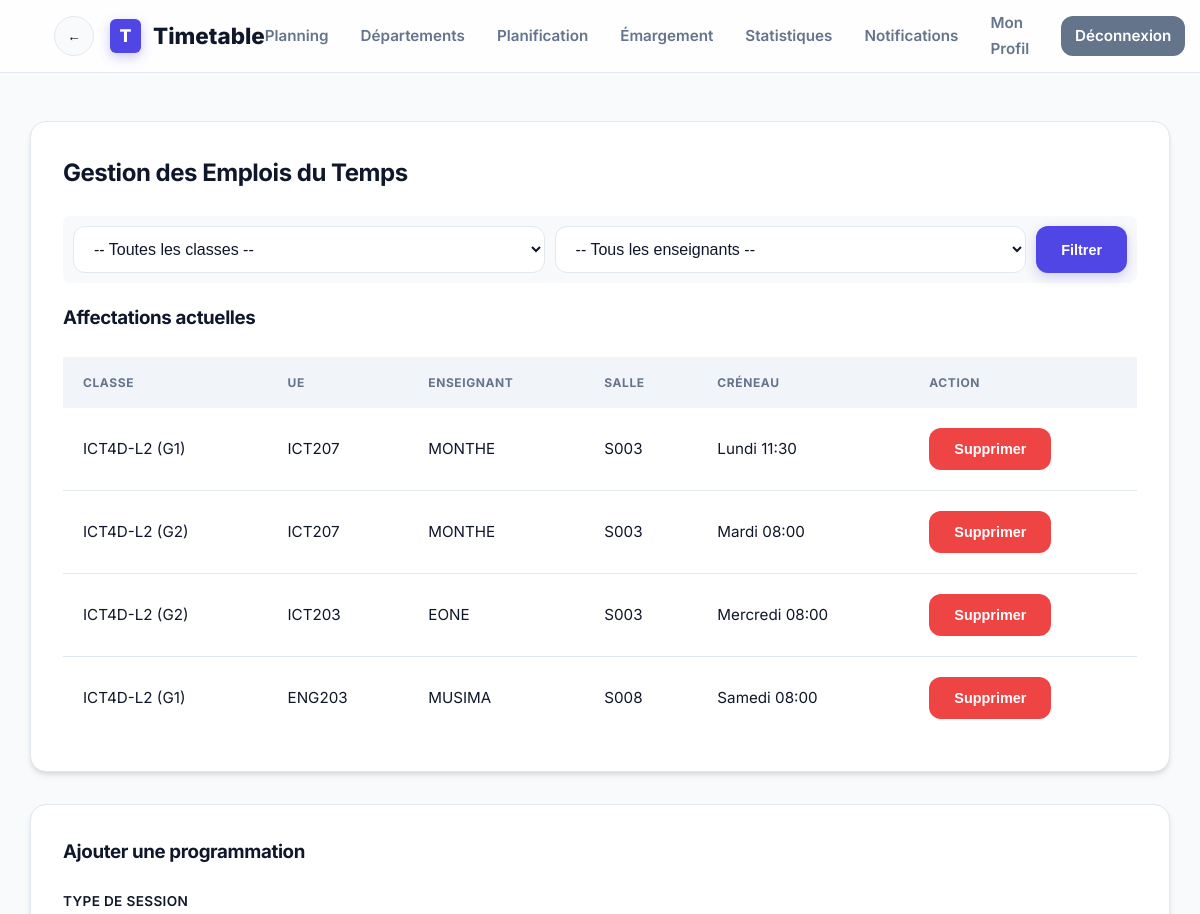
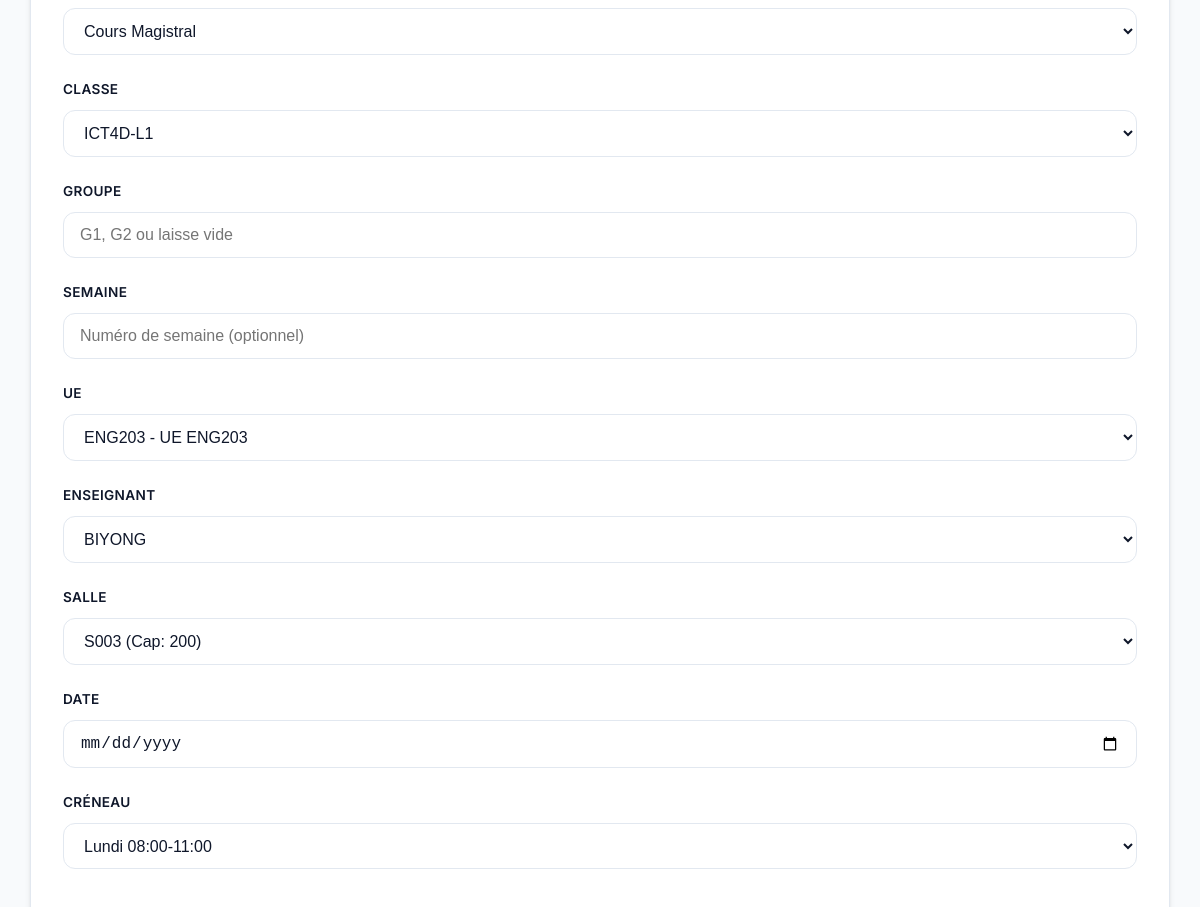
Page /timetable_app/modules/scheduling/manage.php (signed in, upper part) on the earlier database version (2 pictures, top to bottom).
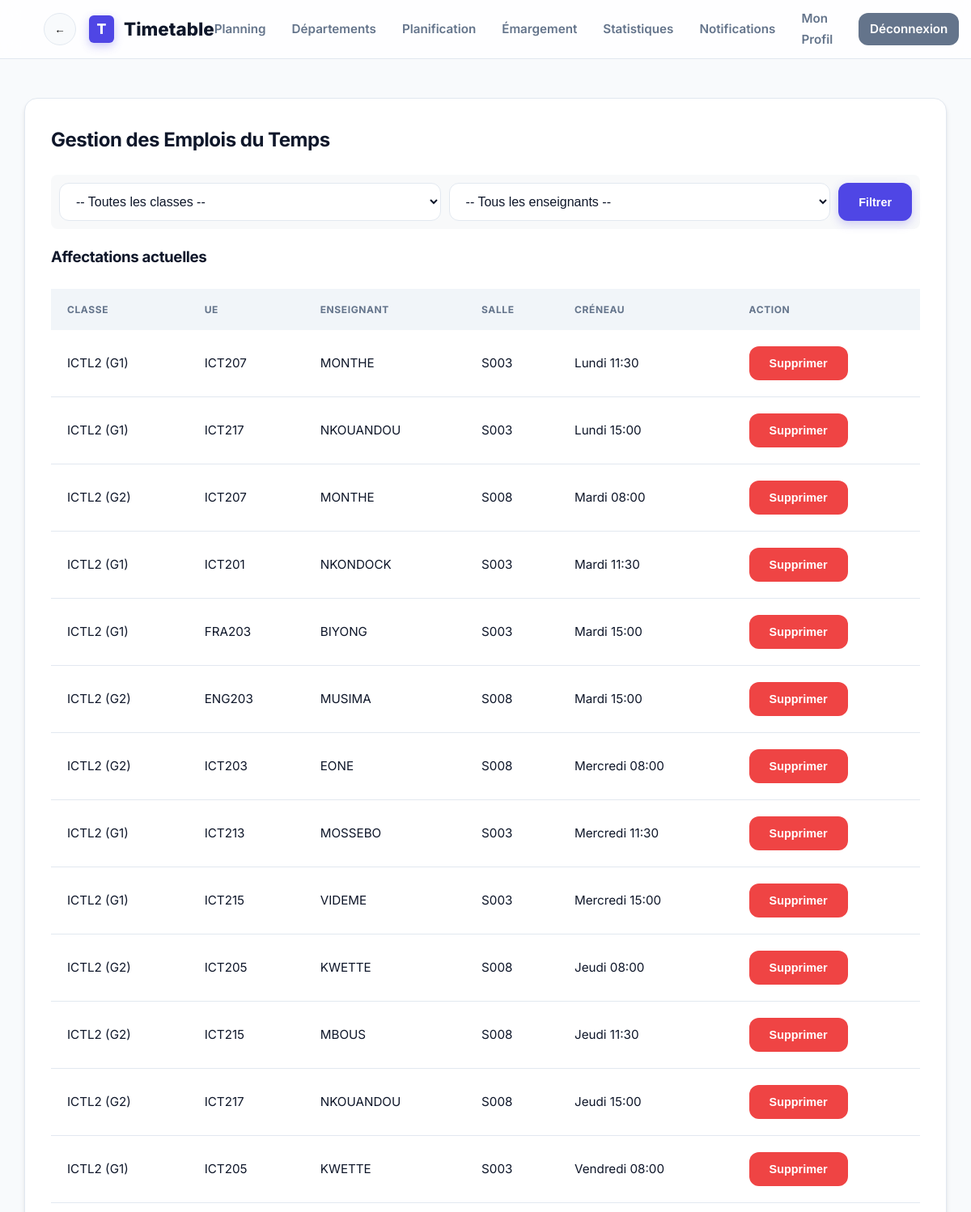
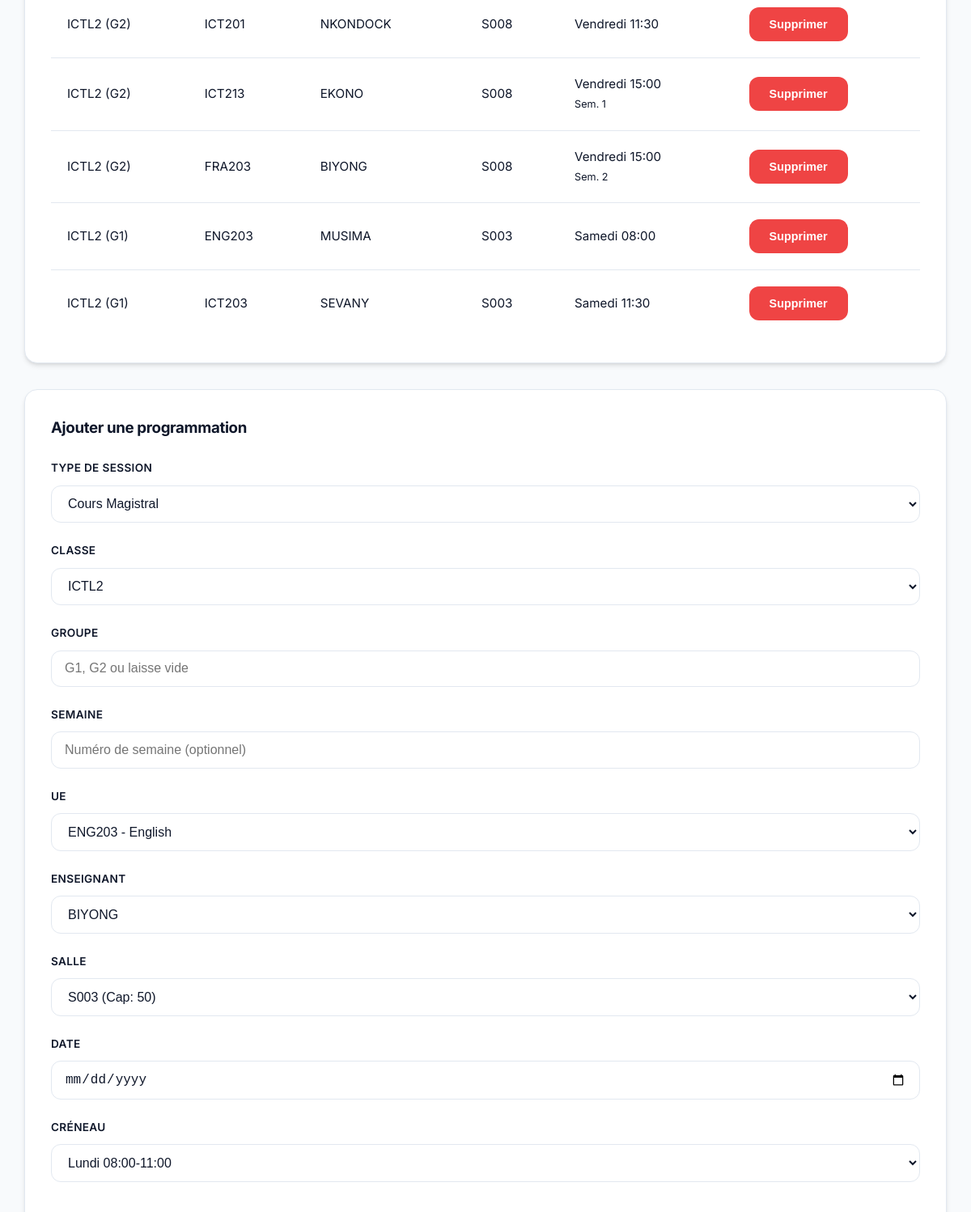
Same page on the later database version (2 pictures, top to bottom).
### tables this page shows
CREATE TABLE timetable (
    id INT PRIMARY KEY AUTO_INCREMENT,
    class_id INT,
    course_id INT,
    teacher_id INT,
    room_id INT,
    slot_id INT,
    semester_id INT,
    week_number INT,
    date_passage DATE,
    group_name VARCHAR(10),
    type VARCHAR(20) DEFAULT 'CM',
    FOREIGN KEY(class_id) REFERENCES classes(id),
    FOREIGN KEY(course_id) REFERENCES courses(id),
    FOREIGN KEY(teacher_id) REFERENCES teachers(id),
    FOREIGN KEY(room_id) REFERENCES rooms(id),
    FOREIGN KEY(slot_id) REFERENCES slots(id),
    FOREIGN KEY(semester_id) REFERENCES semesters(id)
);

CREATE TABLE classes (
    id INT PRIMARY KEY AUTO_INCREMENT,
    program_id INT,
    name VARCHAR(50) NOT NULL,
    size INT,
    semester_id INT,
    FOREIGN KEY(program_id) REFERENCES programs(id),
    FOREIGN KEY(semester_id) REFERENCES semesters(id)
);

CREATE TABLE courses (
    id INT PRIMARY KEY AUTO_INCREMENT,
    code VARCHAR(20) NOT NULL,
    title VARCHAR(200) NOT NULL,
    program_id INT,
    FOREIGN KEY(program_id) REFERENCES programs(id)
);

CREATE TABLE teachers (
    id INT PRIMARY KEY AUTO_INCREMENT,
    user_id INT,
    name VARCHAR(100) NOT NULL,
    email VARCHAR(100),
    department_id INT,
    FOREIGN KEY(user_id) REFERENCES users(id),
    FOREIGN KEY(department_id) REFERENCES departments(id)
);

CREATE TABLE rooms (
    id INT PRIMARY KEY AUTO_INCREMENT,
    name VARCHAR(50) NOT NULL,
    capacity INT NOT NULL,
    is_predefined TINYINT(1) DEFAULT 1
);

CREATE TABLE slots (
    id INT PRIMARY KEY AUTO_INCREMENT,
    day VARCHAR(20) NOT NULL,
    start_time VARCHAR(10) NOT NULL,
    end_time VARCHAR(10) NOT NULL
);

### timetable_app/modules/scheduling/manage.php (the view, shortened to what the changed rows need)
<?php
require_once __DIR__ . '/../../includes/config.php';
$role = $_SESSION['role'];
$current_teacher_id = null;
$highlight_ids = isset($_GET['highlight']) ? explode(',', $_GET['highlight']) : [];
$sql = "SELECT t.*, c.name as class_name, co.code as course_code, te.name as teacher_name, r.name as room_name, s.day, s.start_time, s.end_time
        FROM timetable t
        JOIN classes c ON t.class_id = c.id
        JOIN courses co ON t.course_id = co.id
        JOIN teachers te ON t.teacher_id = te.id
        JOIN rooms r ON t.room_id = r.id
        JOIN slots s ON t.slot_id = s.id
        WHERE 1=1";
$params = [];
$sql .= " ORDER BY s.id, t.week_number";
$stmt = $pdo->prepare($sql);
$stmt->execute($params);
$timetable = $stmt->fetchAll();
$classes = $pdo->query("SELECT * FROM classes ORDER BY name")->fetchAll();
$courses = $pdo->query("SELECT * FROM courses ORDER BY code")->fetchAll();
$rooms = $pdo->query("SELECT * FROM rooms ORDER BY name")->fetchAll();
require_once __DIR__ . '/../../includes/header.php';
?>
<div class="card">
    <h2>Gestion des Emplois du Temps</h2>
    <table class="table">
        <thead><tr><th>Classe</th><th>UE</th><th>Enseignant</th><th>Salle</th><th>Créneau</th><th>Action</th></tr></thead>
        <tbody>
            <?php foreach ($timetable as $entry): ?>
                <?php
                $is_highlighted = in_array($entry['id'], $highlight_ids);
                ?>
                <tr class="<?php echo $is_highlighted ? 'highlight-conflict' : ''; ?>">
                    <td><?php echo htmlspecialchars($entry['class_name']); ?> <?php echo $entry['group_name'] ? "(".htmlspecialchars($entry['group_name']).")" : ''; ?></td>
                    <td><?php echo htmlspecialchars($entry['course_code']); ?></td>
                    <td><?php echo htmlspecialchars($entry['teacher_name']); ?></td>
                    <td><?php echo htmlspecialchars($entry['room_name']); ?></td>
                    <td>
                        <?php echo $entry['day']; ?> <?php echo $entry['start_time']; ?>
                        <?php if($entry['week_number']) echo "<br><small>Sem. {$entry['week_number']}</small>"; ?>
                    </td>
                    <td>
                        <?php if ($role === 'admin' || ($role === 'teacher' && $entry['teacher_id'] == $current_teacher_id)): ?>
                        <form method="POST" style="display:inline;">
                            <button type="submit" class="btn btn-danger" onclick="return confirm('Supprimer?')">Supprimer</button>
                        </form>
                        <?php endif; ?>
                    </td>
                </tr>
            <?php endforeach; ?>
        </tbody>
    </table>
</div>
<div class="card">
    <form method="POST">
        <div class="form-group"><label>Classe</label><select name="class_id" class="form-control" required><?php foreach($classes as $c) echo "<option value='{$c['id']}'>{$c['name']}</option>"; ?></select></div>
        <div class="form-group"><label>UE</label><select name="course_id" class="form-control" required><?php foreach($courses as $c) echo "<option value='{$c['id']}'>{$c['code']} - {$c['title']}</option>"; ?></select></div>
        <div class="form-group"><label>Salle</label><select name="room_id" class="form-control" required><?php foreach($rooms as $r) echo "<option value='{$r['id']}'>{$r['name']} (Cap: {$r['capacity']})</option>"; ?></select></div>
    </form>
</div>
<?php
require_once __DIR__ . '/../../includes/footer.php';
?>

Differences in the rows shown:
changed timetable (number 1 of 18 on the later page): class.name "ICT4D-L2" → "ICTL2"
changed timetable (number 2 of 18 on the later page): class.name "ICT4D-L2" → "ICTL2"; group_name "G2" → "G1"; course.code "ICT207" → "ICT217"; teacher.name "MONTHE" → "NKOUANDOU"; slot.day "Mardi" → "Lundi"; slot.start_time "08:00" → "15:00"
changed timetable (number 3 of 18 on the later page): class.name "ICT4D-L2" → "ICTL2"; course.code "ICT203" → "ICT207"; teacher.name "EONE" → "MONTHE"; room.name "S003" → "S008"; slot.day "Mercredi" → "Mardi"
changed timetable (number 4 of 18 on the later page): class.name "ICT4D-L2" → "ICTL2"; course.code "ENG203" → "ICT201"; teacher.name "MUSIMA" → "NKONDOCK"; room.name "S008" → "S003"; slot.day "Samedi" → "Mardi"; slot.start_time "08:00" → "11:30"
added timetable: class.name "ICTL2", group_name "G1", course.code "FRA203", teacher.name "BIYONG", room.name "S003", slot.day "Mardi", slot.start_time "15:00"
added timetable: class.name "ICTL2", group_name "G2", course.code "ENG203", teacher.name "MUSIMA", room.name "S008", slot.day "Mardi", slot.start_time "15:00"
added timetable: class.name "ICTL2", group_name "G2", course.code "ICT203", teacher.name "EONE", room.name "S008", slot.day "Mercredi", slot.start_time "08:00"
added timetable: class.name "ICTL2", group_name "G1", course.code "ICT213", teacher.name "MOSSEBO", room.name "S003", slot.day "Mercredi", slot.start_time "11:30"
added timetable: class.name "ICTL2", group_name "G1", course.code "ICT215", teacher.name "VIDEME", room.name "S003", slot.day "Mercredi", slot.start_time "15:00"
added timetable: class.name "ICTL2", group_name "G2", course.code "ICT205", teacher.name "KWETTE", room.name "S008", slot.day "Jeudi", slot.start_time "08:00"
added timetable: class.name "ICTL2", group_name "G2", course.code "ICT215", teacher.name "MBOUS", room.name "S008", slot.day "Jeudi", slot.start_time "11:30"
added timetable: class.name "ICTL2", group_name "G2", course.code "ICT217", teacher.name "NKOUANDOU", room.name "S008", slot.day "Jeudi", slot.start_time "15:00"
added timetable: class.name "ICTL2", group_name "G1", course.code "ICT205", teacher.name "KWETTE", room.name "S003", slot.day "Vendredi", slot.start_time "08:00"
added timetable: class.name "ICTL2", group_name "G2", course.code "ICT201", teacher.name "NKONDOCK", room.name "S008", slot.day "Vendredi", slot.start_time "11:30"
added timetable: class.name "ICTL2", group_name "G2", course.code "ICT213", teacher.name "EKONO", room.name "S008", slot.day "Vendredi", slot.start_time "15:00", week_number "1"
added timetable: class.name "ICTL2", group_name "G2", course.code "FRA203", teacher.name "BIYONG", room.name "S008", slot.day "Vendredi", slot.start_time "15:00", week_number "2"
added timetable: class.name "ICTL2", group_name "G1", course.code "ENG203", teacher.name "MUSIMA", room.name "S003", slot.day "Samedi", slot.start_time "08:00"
added timetable: class.name "ICTL2", group_name "G1", course.code "ICT203", teacher.name "SEVANY", room.name "S003", slot.day "Samedi", slot.start_time "11:30"
Other differences:
form field class_id: "ICT4D-L1" → "ICTL2"
form field course_id: "ENG203 - UE ENG203" → "ENG203 - English"
form field room_id: "S003 (Cap: 200)" → "S003 (Cap: 50)"
